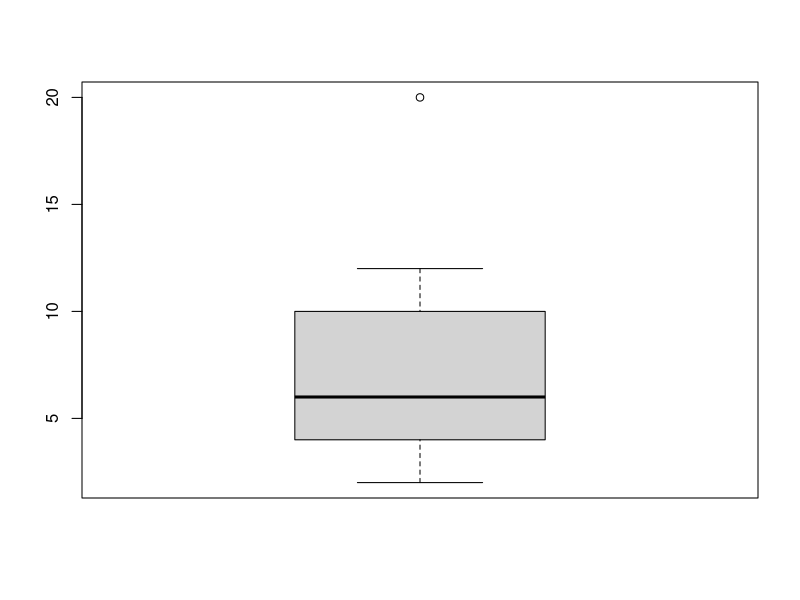
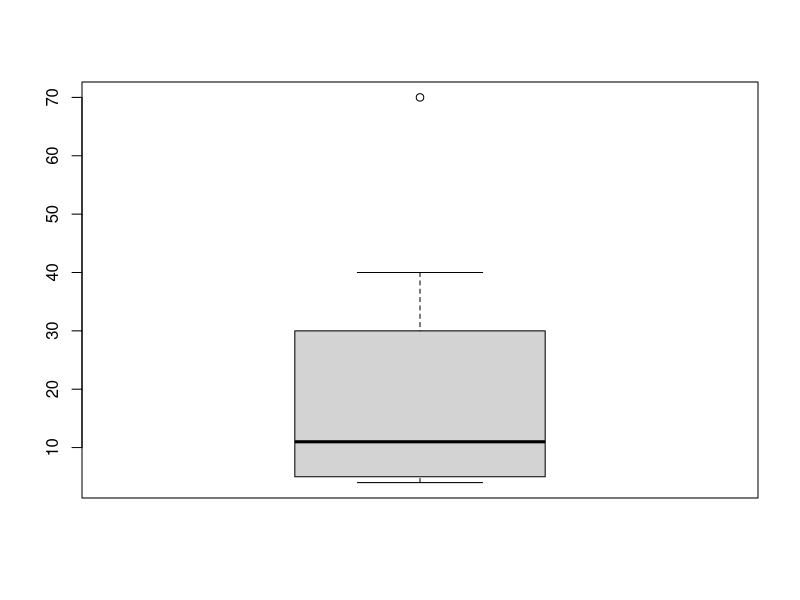
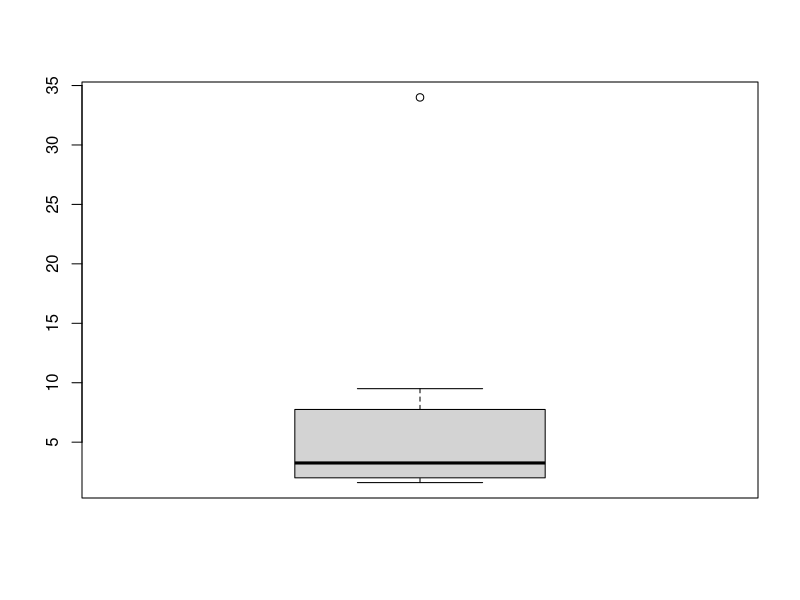

The R script that drew these images, in order:
#X1= (2,4,6,10,4,7,12,20,5)
#X2= (10,5,5,20,4,70,40,12)
#X3= (2,4,2.5,34,1.6,9.5,6,2)

X1=c(2,4,6,10,4,7,12,20,5)
X2=c(10,5,5,20,4,70,40,12,NA)
X3=c(2,4,2.5,34,1.6,9.5,6,2,NA)
df=rbind(X1,X2,X3)
df
summary(df)

find_remove_outlier=function(X){
  ov=c(boxplot(X)$out)
  print(ov)
  nx=c()
  cnt=1
  for(x in X){
    if(!(x %in% ov))
      nx[cnt]=x
    cnt=cnt+1
  }
  #print(nx)
  return(nx)
}

n_df=data.frame(X1=find_remove_outlier(X1),
              X2=find_remove_outlier(X2),
              X3=find_remove_outlier(X3))
n_df